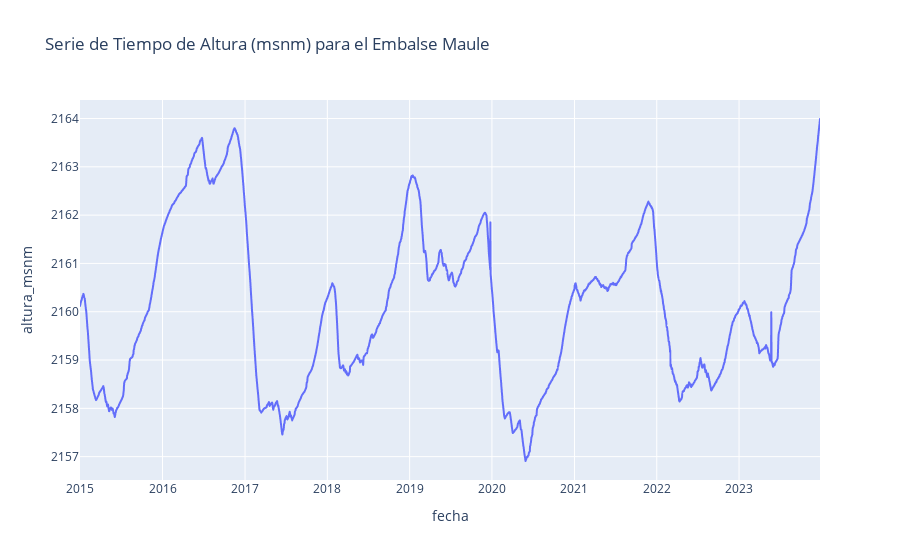

The notebook cell this image was saved under:
### Markdown cell above
### Embalse Maule

### Code cell
# Asegúrate de que 'fecha' es una columna de tipo datetime
df_embalse_7['fecha'] = pd.to_datetime(df_embalse_7['fecha'])

# Crear un gráfico de línea para la serie de tiempo
fig = px.line(df_embalse_7, x='fecha', y='altura_msnm', title='Serie de Tiempo de Altura (msnm) para el Embalse Maule')

# Mostrar el gráfico
fig.show()

### Figure 1 — Plotly figure (JSON) as saved in the notebook; plotly's stock layout.template omitted (floating-point values rounded to 4 significant figures; data arrays with more than 128 entries replaced by an {"elided": "..."} marker saying what was removed)
{"data": [{"hovertemplate": "fecha=%{x}<br>altura_msnm=%{y}<extra></extra>", "legendgroup": "", "line": {"color": "#636efa", "dash": "solid"}, "marker": {"symbol": "circle"}, "mode": "lines", "name": "", "showlegend": false, "type": "scattergl", "x": {"elided": "3283 str values"}, "xaxis": "x", "y": {"elided": "3283 float values"}, "yaxis": "y"}], "layout": {"legend": {"tracegroupgap": 0}, "title": {"text": "Serie de Tiempo de Altura (msnm) para el Embalse Maule"}, "xaxis": {"anchor": "y", "domain": [0, 1], "title": {"text": "fecha"}}, "yaxis": {"anchor": "x", "domain": [0, 1], "title": {"text": "altura_msnm"}}}}
